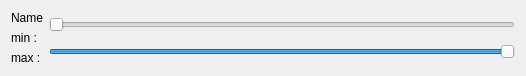
<?xml version="1.0" encoding="UTF-8"?>
<ui version="4.0">
 <class>LabelSlider</class>
 <widget class="QWidget" name="LabelSlider">
  <property name="geometry">
   <rect>
    <x>0</x>
    <y>0</y>
    <width>526</width>
    <height>58</height>
   </rect>
  </property>
  <property name="windowTitle">
   <string>Form</string>
  </property>
  <layout class="QHBoxLayout" name="horizontalLayout">
   <item>
    <layout class="QVBoxLayout" name="verticalLayout_2">
     <item>
      <widget class="QLabel" name="name_label">
       <property name="text">
        <string>Name</string>
       </property>
      </widget>
     </item>
     <item>
      <widget class="QLabel" name="min_label">
       <property name="text">
        <string>min :</string>
       </property>
      </widget>
     </item>
     <item>
      <widget class="QLabel" name="max_label">
       <property name="text">
        <string>max :</string>
       </property>
      </widget>
     </item>
    </layout>
   </item>
   <item>
    <layout class="QVBoxLayout" name="verticalLayout">
     <item>
      <widget class="QSlider" name="min_slider">
       <property name="orientation">
        <enum>Qt::Horizontal</enum>
       </property>
      </widget>
     </item>
     <item>
      <widget class="QSlider" name="max_slider">
       <property name="value">
        <number>99</number>
       </property>
       <property name="orientation">
        <enum>Qt::Horizontal</enum>
       </property>
      </widget>
     </item>
    </layout>
   </item>
  </layout>
 </widget>
 <resources/>
 <connections/>
</ui>
